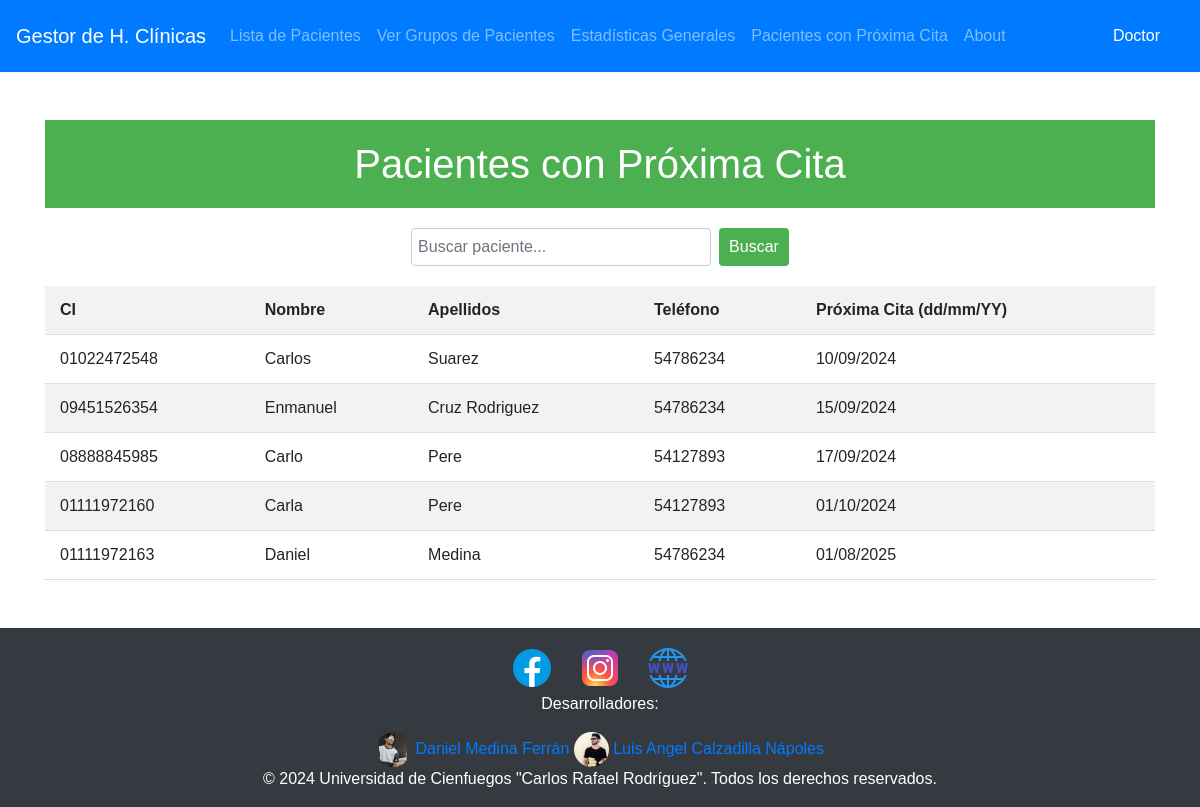
/pacientes/con_proxima_cita/ (signed in), run on an earlier commit of the app's database.
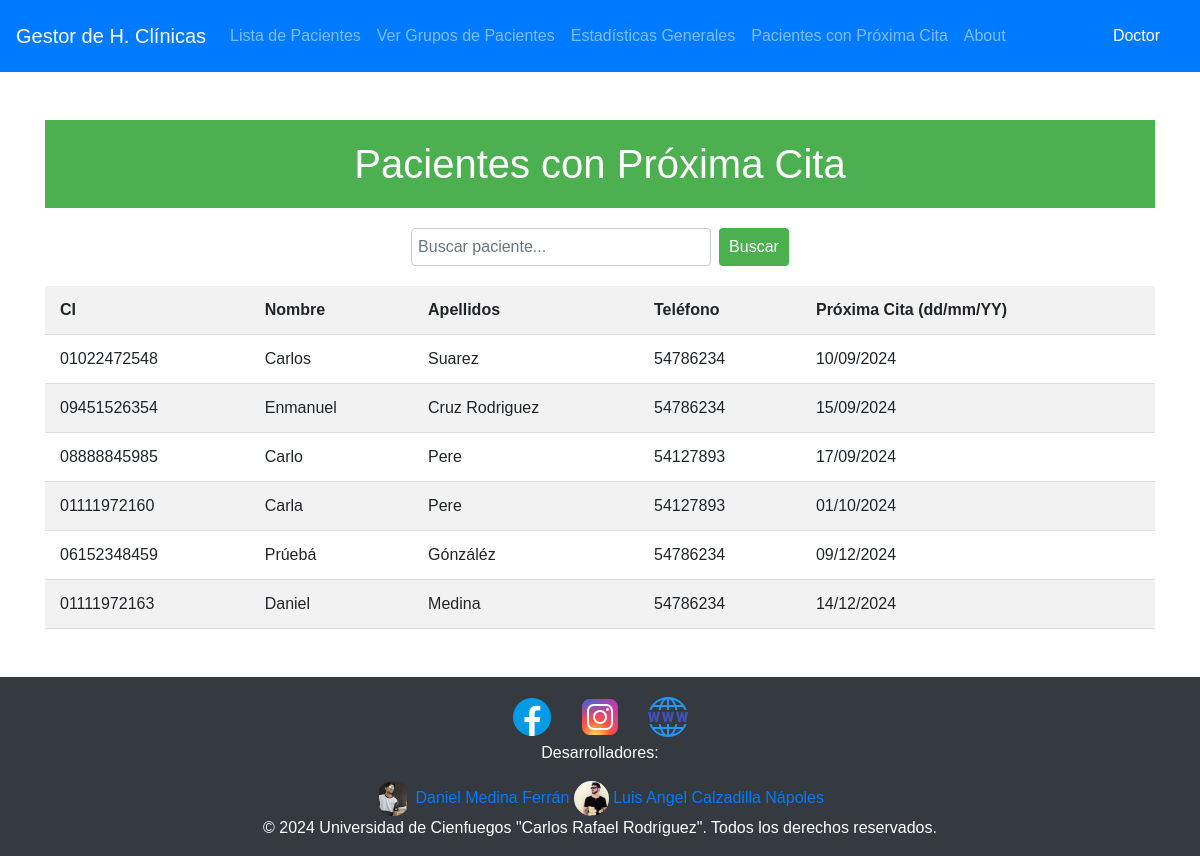
And on a later commit of the database.
### Historia/models.py (models this page shows, shortened)
class Paciente(models.Model):
    ci = models.CharField(primary_key=True, max_length=11)
    nombre = models.CharField(max_length=50)
    apellidos = models.CharField(max_length=50)
    telefono = models.IntegerField(null=True)
    direccion = models.CharField(max_length=50)
    SEXO_CHOICES = (
        ('M', 'Masculino'),
        ('F', 'Femenino'),
    )
    sexo = models.CharField(max_length=1, choices=SEXO_CHOICES)
    RAZA_CHOICES = (
        ('B', 'Blanco'),
        ('N', 'Negro'),
    )
    raza = models.CharField(max_length=1, choices=RAZA_CHOICES)
    edad = models.IntegerField()

class EFaparato(models.Model):
    id = models.IntegerField(primary_key=True)
    PYMHUMEDA_CHOICES = (
        ('S', 'Humeda'),
        ('N', 'No es Humeda'),
    )
    PYMCOLOR_CHOICES = (
        ('S', 'Normocoloreado'),
        ('N', 'No es Normocoloreado'),
    )
    TVS_CHOICES = (
        ('S', 'Infiltrado'),
        ('N', 'No Infiltrado'),
    )
    YON_CHOICES = (
        ('S', 'Sí'),
        ('N', 'No'),
    )
    NOP_CHOICES = (
        ('N', 'Normal'),
        ('P', 'Patológico'),
    )
    PUL_CHOICES = (
        ('P', 'Presente'),
        ('N', 'No Presente'),
    )
    pym_humedo = models.CharField(max_length=1, choices=PYMHUMEDA_CHOICES)
    pym_coloreado = models.CharField(max_length=1, choices=PYMCOLOR_CHOICES)
    descripcion_pym = models.TextField(blank=True, null=True)
    tvs = models.CharField(max_length=1, choices=YON_CHOICES)
    descripcion_tvs = models.TextField(blank=True, null=True)
    inspeccion_respiratoria = models.CharField(max_length=1, choices=NOP_CHOICES)
    palpacion_respiratoria = models.CharField(max_length=1, choices=NOP_CHOICES)
    percusion_respiratoria = models.CharField(max_length=1, choices=NOP_CHOICES)
    auscultacion_respiratoria = models.CharField(max_length=1, choices=NOP_CHOICES)
    descripcion_respiratoria = models.TextField(blank=True, null=True)
    frecuencia_respiratoria = models.CharField(max_length=255)
    descripcion_frecuencia_respiratoria = models.TextField(blank=True, null=True)
    inspeccion_cardiovascular = models.CharField(max_length=1, choices=NOP_CHOICES)
    palpacion_cardiovascular = models.CharField(max_length=1, choices=NOP_CHOICES)
    percusion_cardiovascular = models.CharField(max_length=1, choices=NOP_CHOICES)
    auscultacion_cardiovascular = models.CharField(max_length=1, choices=NOP_CHOICES)
    descripcion_cardiovascular = models.TextField(blank=True, null=True)
    frecuencia_cardiaca = models.CharField(max_length=255)
    presion_arterial = models.CharField(max_length=255)
    pulso = models.CharField(max_length=1, choices=PUL_CHOICES)
    descripcion_fpp = models.TextField(blank=True, null=True)
    inspeccion_abdominal = models.CharField(max_length=1, choices=NOP_CHOICES)
    palpacion_abdominal = models.CharField(max_length=1, choices=NOP_CHOICES)
    auscultacion_abdominal = models.CharField(max_length=1, choices=NOP_CHOICES)
    percusion_abdominal = models.CharField(max_length=1, choices=NOP_CHOICES)
    descripcion_abdominal = models.TextField(blank=True, null=True)
    conciente = models.CharField(max_length=1, choices=YON_CHOICES)
    orientado = models.CharField(max_length=1, choices=YON_CHOICES)
    descripcion_sn_central = models.TextField(blank=True, null=True)
    signos_maningeos = models.CharField(max_length=1, choices=YON_CHOICES)
    descripcion_signos_maningeos = models.TextField(blank=True, null=True)
    pares_craneales = models.CharField(max_length=1, choices=NOP_CHOICES)
    descripcion_pares_craneales = models.TextField(blank=True, null=True)
    soma = models.CharField(max_length=1, choices=NOP_CHOICES)
    descripcion_soma = models.TextField(blank=True, null=True)
    genital_urinario = models.CharField(max_length=1, choices=NOP_CHOICES)
    genital_urinario_descripcion = models.TextField(blank=True, null=True)
    mamas_simetricas = models.CharField(max_length=1, choices=YON_CHOICES)
    mamas_simetricas_descripcion = models.TextField(blank=True, null=True)
    mamas_nodulos = models.CharField(max_length=1, choices=YON_CHOICES)
    mamas_nodulos_descripcion = models.TextField(blank=True, null=True)
    estado_pezon = models.CharField(max_length=1, choices=NOP_CHOICES)
    estado_pezon_descripcion = models.TextField(blank=True, null=True)
    estado_axila = models.CharField(max_length=1, choices=NOP_CHOICES)
    estado_axila_descripcion = models.TextField(blank=True, null=True)
    genital_externo = models.CharField(max_length=1, choices=NOP_CHOICES)
    descripcion_genital_externo = models.TextField(blank=True, null=True)
    peso = models.CharField(max_length=255)
    talla = models.CharField(max_length=255)
    indice_corporal = models.FloatField()
    orientacion = models.CharField(max_length=255)
    proxima_cita = models.DateTimeField()
    egeneral = models.OneToOneField(EGeneral, on_delete=models.CASCADE, related_name='efaparato')
    grupos = models.ForeignKey('Grupos', on_delete=models.CASCADE, related_name='efaparatos')

### Historia/views/pacientes.py (the view)
# urls.py: path('pacientes/con_proxima_cita/', pacientes.pacientes_con_proxima_cita, name='pacientes_con_proxima_cita'),
@login_required(login_url="/")
def pacientes_con_proxima_cita(request):
    pacientes_con_cita = []
    pacientes = Paciente.objects.all()
    for paciente in pacientes:
        try:
            ultima_fecha = Fecha.objects.filter(paciente=paciente).order_by('-fecha_inicial').first()
            if ultima_fecha:
                if ultima_fecha.egeneral and ultima_fecha.egeneral.efaparato and ultima_fecha.egeneral.efaparato.proxima_cita:
                    pacientes_con_cita.append({
                        'paciente': paciente,
                        'proxima_cita': ultima_fecha.egeneral.efaparato.proxima_cita
                    })
        except ObjectDoesNotExist:
            pass
    context = {
        'pacientes': pacientes_con_cita
    }
    return render(request, 'pacientes/lista_pacientes_proxima_cita.html', context)

### Historia/templates/pacientes/lista_pacientes_proxima_cita.html (shortened to what this page needs)
{% extends 'base.html' %}
{% block content %}
<head>
</head>
<body>
    <h1>Pacientes con Próxima Cita</h1>
    <div class="search-container">
        <input type="text" class="form-control" id="search" name="search" placeholder="Buscar paciente..." onkeyup="filterTable()">
        <button type="button" class="btn btn-primary ml-2" onclick="filterTable()">Buscar</button>
    </div>
    <table id="patientTable">
        <thead>
            <tr>
                <th>CI</th>
                <th>Nombre</th>
                <th>Apellidos</th>
                <th>Teléfono</th>
                <th>Próxima Cita (dd/mm/YY)</th>
            </tr>
        </thead>
        <tbody>
            {% for item in pacientes|dictsort:'proxima_cita' %}
            <tr>
                <td>{{ item.paciente.ci }}</td>
                <td>{{ item.paciente.nombre }}</td>
                <td>{{ item.paciente.apellidos }}</td>
                <td>{{ item.paciente.telefono }}</td>
                <td>
                    {% if item.proxima_cita %}
                        {{ item.proxima_cita|date:"d/m/Y" }}
                    {% else %}
                        No hay cita próxima registrada
                    {% endif %}
                </td>
            </tr>
            {% endfor %}
        </tbody>
    </table>
</body>
{% endblock %}

### Historia/templates/base.html (shortened to what this page needs)
<!DOCTYPE html>
<html lang="en">
<head>
    {% load static %}
    <link rel="stylesheet" href="https://stackpath.bootstrapcdn.com/bootstrap/4.5.2/css/bootstrap.min.css" />
    <link rel="stylesheet" href="https://cdnjs.cloudflare.com/ajax/libs/font-awesome/5.15.4/css/all.min.css" />
</head>
<body>
    <nav class="navbar navbar-expand-lg navbar-dark bg-primary no-pdf">
        <a class="navbar-brand" href="{% url 'home' %}">Gestor de H. Clínicas</a>
        <div class="collapse navbar-collapse" id="navbarNav">
            <ul class="navbar-nav">
                <li class="nav-item">
                    <a class="nav-link" href="{% url 'lista_pacientes' %}">Lista de Pacientes</a>
                </li>
                <li class="nav-item">
                    <a class="nav-link" href="{% url 'grupos_pacientes' %}">Ver Grupos de Pacientes</a>
                </li>
                <li class="nav-item">
                    <a class="nav-link" href="{% url 'estadisticas_generales' %}">Estadísticas Generales</a>
                </li>
                <li class="nav-item">
                    <a class="nav-link" href="{% url 'pacientes_con_proxima_cita' %}">Pacientes con Próxima Cita</a>
                </li>
                <li class="nav-item">
                    <a class="nav-link" href="{% url 'about' %}">About</a>
                </li>
            </ul>
        </div>
        <div class="navbar">
            <div class="navbar-nav">
                <li class="nav-item">
                    <span class="nav-link text-white">{{ user.first_name }}</span>
                </li>
            </div>
        </div>
    </nav>
    <div class="container my-5 content">{% block content %} {% endblock %}</div>
	<footer class="no-pdf">
		<div class="footer-content">
			<div class="footer-container">
				<div class="footer-icons">
					<a href="https://www.facebook.com/ucfgos/" aria-label="Facebook">
						<img src="{% static 'icons/facebook.png' %}" alt="Facebook">
					</a>
					<a href="https://instagram.com/ucfgos" aria-label="Instagram">
						<img src="{% static 'icons/instagram.png' %}" alt="Instagram">
					</a>
					<a href="http://www.ucf.edu.cu/" aria-label="Web">
						<img src="{% static 'icons/web.png' %}" alt="Web">
					</a>
				</div>
				<div class="footer-developers">
					<p>Desarrolladores:</p>
					<div class="developer-icons">
						<a href="#" aria-label="medina">
							<img src="{% static 'icons/medina.jpg' %}" alt="Daniel Medina Ferrán" class="developer-icon-img">
							<span>Daniel Medina Ferrán</span>
						</a>
						<a href="#" aria-label="luisangel">
							<img src="{% static 'icons/luisangel.jpg' %}" alt="Luis Angel Calzadilla Nápoles" class="developer-icon-img">
							<span>Luis Angel Calzadilla Nápoles</span>
						</a>
					</div>
				</div>
			</div>
		</div>
		<p class="mb-0 text-center">© {{ year }} 2024 Universidad de Cienfuegos "Carlos Rafael Rodríguez". Todos los derechos reservados.</p>
	</footer>
</body>
</html>

### Historia/templates/base.html (style rules this page uses)
body { display: flex; flex-direction: column; min-height: 100vh; margin: 0; }
.content { flex: 1; }
.navbar-nav { position: relative; }
.nav-link { color: white; text-decoration: none; }
footer { background-color: #343a40; color: #ffffff; padding: 1rem; text-align: center; width: 100%; }
.footer-icons a { color: #ffffff; margin: 0 0.5rem; }
.developer-icon-img { border-radius: 50%; width: 35px; height: 35px; object-fit: contain; }

### Historia/templates/pacientes/lista_pacientes_proxima_cita.html (style rules this page uses)
body { font-family: Arial, sans-serif; margin: 0; padding: 0; }
h1 { background-color: #4CAF50; color: white; padding: 20px; text-align: center; }
.search-container { display: flex; justify-content: center; margin-top: 20px; }
.search-container input[type=text] { padding: 6px; border: 1px solid #ccc; border-radius: 4px; font-size: 16px; width: 300px; }
.search-container button { padding: 6px 10px; background-color: #4CAF50; color: white; border: none; border-radius: 4px; cursor: pointer; font-size: 16px; }
table { border-collapse: collapse; width: 100%; margin-top: 20px; }
th, td { padding: 12px 15px; text-align: left; border-bottom: 1px solid #ddd; }
th { background-color: #f2f2f2; }
tr:nth-child(even) { background-color: #f2f2f2; }

What changed in the data, as far as the page shows it:
added Paciente: paciente.ci "06152348459", paciente.nombre "Prúebá", paciente.apellidos "Gónzáléz", paciente.telefono "54786234", proxima_cita "09/12/2024"
changed through a linked row, Paciente "Daniel": proxima_cita "01/08/2025" → "14/12/2024"
